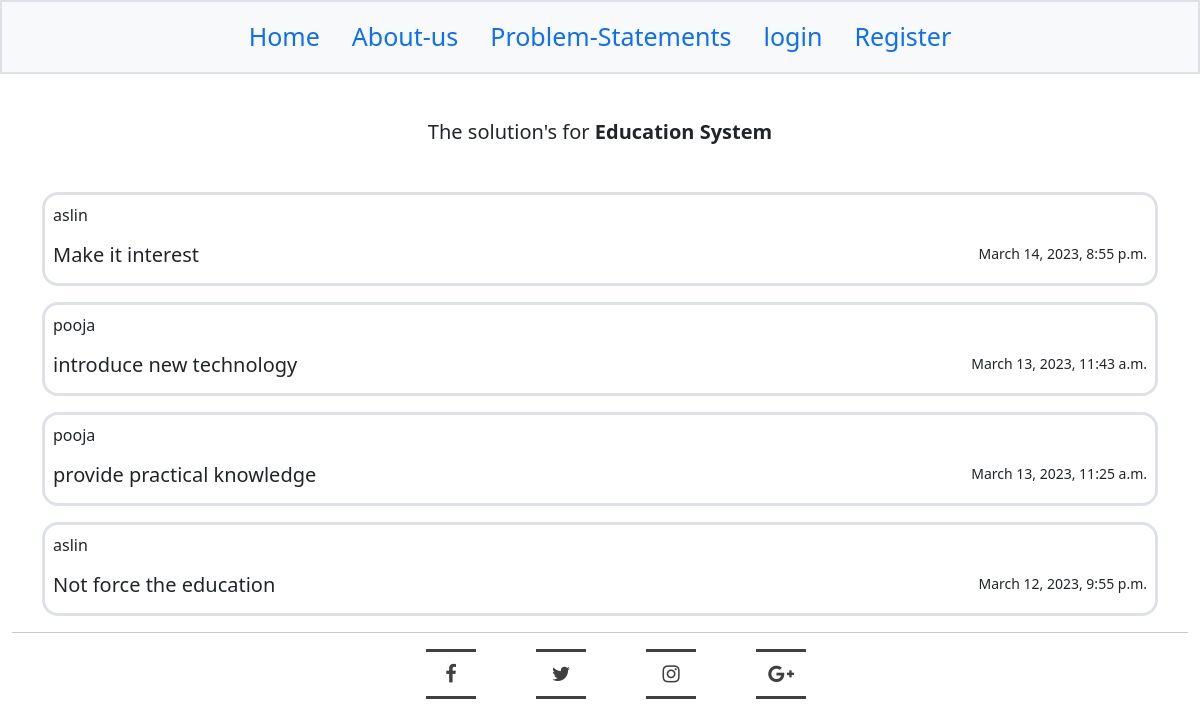
Page /problem_statements/1/view-solutions/ on the earlier database version.
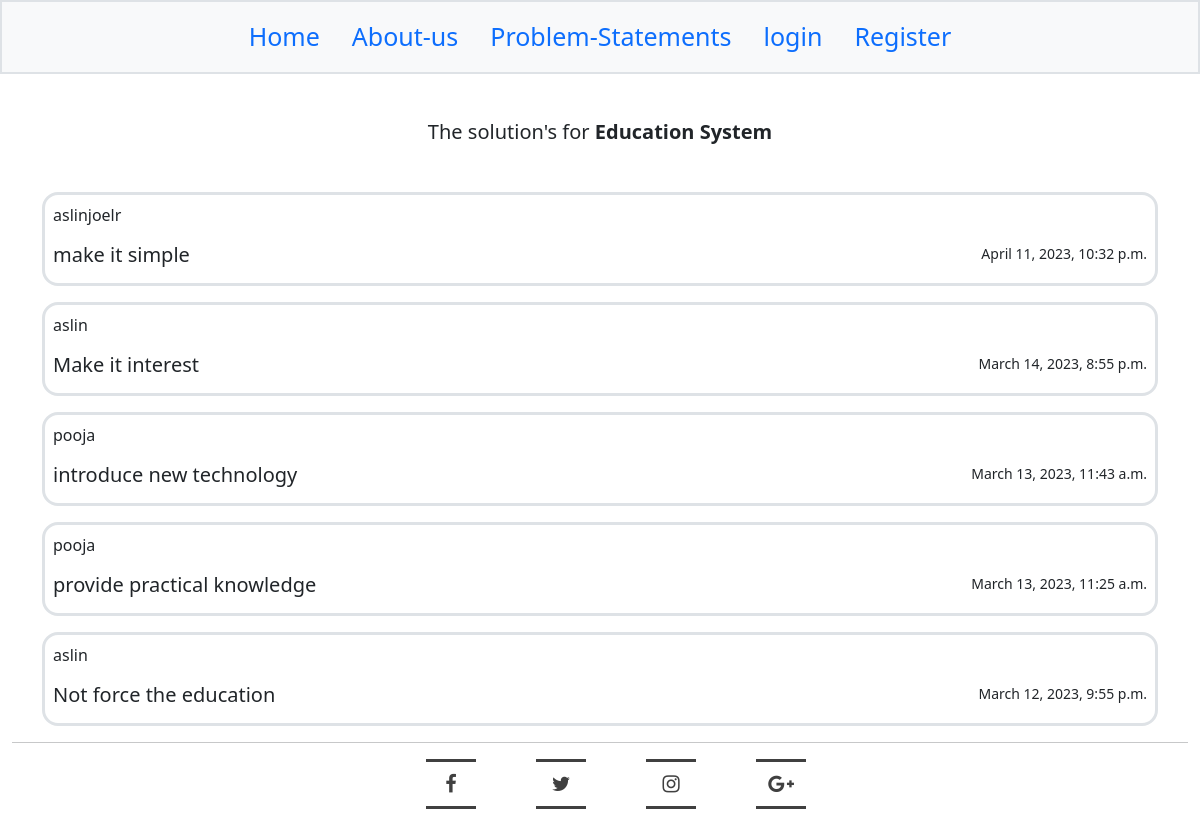
Same page on the later database version.
### nation_book/models.py (models this page shows, shortened)
class ProblemStatement(models.Model):
    problem_name = models.CharField(max_length=200)
    problem_desc = models.CharField(max_length=500)
    problem_img=models.ImageField(upload_to='problem_img')
    problem_id=models.IntegerField(default=0)
    def __str__(self):
        return self.problem_name

class ProblemComments(models.Model):
    body=models.TextField(default='')
    time=models.DateTimeField(auto_now_add=True)
    post=models.ForeignKey(ProblemStatement,on_delete=models.CASCADE)
    author=models.CharField(max_length=200)
    class Meta:
        ordering = ['-time']

### nation_book/views.py (the view)
# urls.py: path('problem_statements/<int:pk>/view-solutions/',views.view_solutions,name='view_solutions'),
def view_solutions(request,pk):
    comments=ProblemComments.objects.filter(post=pk)
    problem=ProblemStatement.objects.get(pk=pk)
    return render(request,'view-solutions.html',{'comments':comments,'problem':problem})

### nation_book/templates/view-solutions.html
{% extends 'base.html' %}
{% load static %}
{% block content %}
<br><br><br>
<div class="mt-5">
  <center><h5>The solution's for  <b>{{problem}}</b></h5></center><br>
  {% if comments|length == 0 %}
  <center><h5 style="color:red">There is no solution's submitted yet.</h5></center>
  {% else %}
  {% for comment in comments %}
  <div class="container mt-3">
    <div class="container p-2 border border-3 rounded-4">
      <p class="">{{comment.author}}</p>
      <small class="float-end">{{comment.time}}</small>
      <h5>{{comment.body}}</h5>
    </div>
  </div>
  {% endfor %}
  {% endif %}
</div>
{% endblock %}

### nation_book/templates/base.html (shortened to what this page needs)
<!DOCTYPE html>
<html lang="en">
<head>
    <link href="https://cdn.jsdelivr.net/npm/bootstrap@5.2.3/dist/css/bootstrap.min.css" rel="stylesheet">
</head>
  <body class="container-fluid">
    <header>
        {% include 'partials/header.html' %}
    </header>
    <main>
        {% block content %}{% endblock %}
    </main>
<hr>
   <footer class="container-fluid bg-alert">
    {% include 'partials/footer.html' %}
   </footer>
</body>
</html>

### nation_book/templates/partials/header.html (shortened to what this page needs)
{% load static %}
  <nav  class="navbar navbar-expand-sm bg-light justify-content-center fixed-top border border-2">
    <ul class="nav nav-pills" role="tablist">
      <li class="nav-item">
        <a class="nav-link" id="link" data-bs-toggle="pill" href="/">Home</a>
      </li>
      <li class="nav-item">
        <a class="nav-link" id="link" data-bs-toggle="pill" href="/about_us">About-us</a>
      </li>
      <li class="nav-item">
        <a class="nav-link" id="link" data-bs-toggle="pill" href="/problem_statements">Problem-Statements</a>
      </li>
      {%if user.is_authenticated %}
      <!--
        If user is authenticated then show logout button
      -->
      <li class="nav-item">
        <a class="nav-link" id="link"><b>Hello,{{user.username}}</b></a>
      </li>
      <li class="nav-item">
        <a class="nav-link" id="link" data-bs-toggle="pill" href="/logout">logout</a>
      </li>
      {%else%}
      <li class="nav-item">
        <a class="nav-link" id="link" data-bs-toggle="pill" href="/login">login</a>
      </li>
      <li class="nav-item">
        <a class="nav-link" id="link" data-bs-toggle="pill" href="/register">Register</a>
      </li>
    </ul>
    {%endif%}
</nav>

### nation_book/templates/partials/footer.html (shortened to what this page needs)
{% load static %}
<head>
  <link rel="stylesheet" href="https://cdnjs.cloudflare.com/ajax/libs/font-awesome/4.7.0/css/font-awesome.min.css">
  <link rel="stylesheet" href="index.css">
</head>
<div  class="mt-3">
  <ul>
    <li>
      <a class="facebook" href="https://facebook.com">
        <span></span>
        <span></span>
        <i class="fa fa-facebook" aria-hidden="true"></i>
      </a>
    </li>
    <li>
      <a class="twitter" href="https://twitter.com">
        <span></span>
        <span></span>
        <i class="fa fa-twitter" aria-hidden="true"></i>
      </a>
    </li>
    <li>
      <a class="instagram" href="https://instagram.com">
        <span></span>
        <span></span>
        <i class="fa fa-instagram" aria-hidden="true"></i>
      </a>
    </li>
    <li>
      <a class="google" href="google.com">
        <span></span>
        <span></span>
        <i class="fa fa-google-plus" aria-hidden="true"></i>
      </a>
    </li>
  </ul>
  </div>

### nation_book/static/css/index.css (style rules this page uses)
:root { --dark: #22577a; --light:#c7f9cc ; --average:#57cc99; --moreavg:#38a3a5; }

### nation_book/templates/partials/header.html (style rules this page uses)
.navbar a { font-size: 25px; }

### nation_book/templates/partials/footer.html (style rules this page uses)
footer ul { display:flex; justify-content:center; }
footer ul li { list-style:none; }
footer ul li a { display:block; position:relative; width:50px; height:50px; line-height:50px; font-size:20px; text-align:center; text-decoration:none; color:#404040; margin: 0 30px; transition:.5s; }
footer ul li a span { position:absolute; transition: transform .5s; }
footer ul li a span:nth-child(1), footer ul li a span:nth-child(3) { width:100%; height:3px; background:#404040; }
footer ul li a span:nth-child(1) { top:0; left:0; transform-origin: right; }
footer ul li a span:nth-child(3) { bottom:0; left:0; transform-origin: left; }

Differences in the rows shown:
added ProblemComments: author "aslinjoelr", time "April 11, 2023, 10:32 p.m.", body "make it simple"
